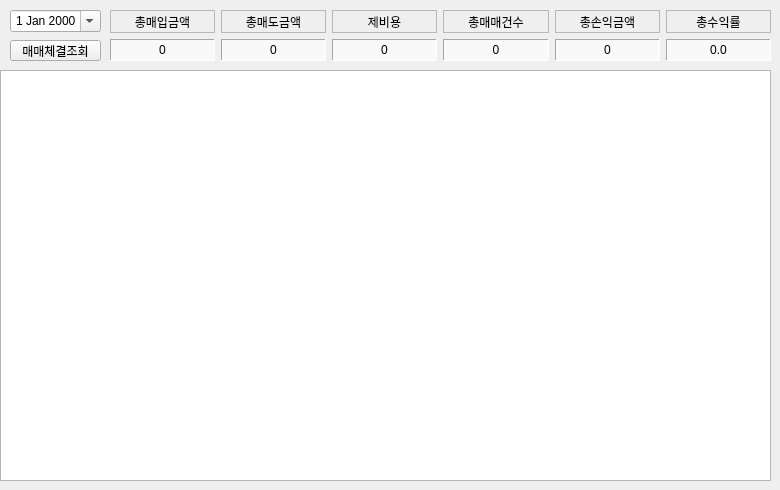
     <widget class="QWidget" name="tab_5">
      <attribute name="title">
       <string>체결</string>
      </attribute>
      <widget class="QWidget" name="gridLayoutWidget_4">
       <property name="geometry">
        <rect>
         <x>110</x>
         <y>10</y>
         <width>661</width>
         <height>51</height>
        </rect>
       </property>
       <layout class="QGridLayout" name="gridLayout_4">
        <item row="0" column="0">
         <widget class="QLabel" name="label_80">
          <property name="autoFillBackground">
           <bool>true</bool>
          </property>
          <property name="frameShape">
           <enum>QFrame::StyledPanel</enum>
          </property>
          <property name="frameShadow">
           <enum>QFrame::Plain</enum>
          </property>
          <property name="text">
           <string>총매입금액</string>
          </property>
          <property name="alignment">
           <set>Qt::AlignCenter</set>
          </property>
         </widget>
        </item>
        <item row="0" column="2">
         <widget class="QLabel" name="label_81">
          <property name="autoFillBackground">
           <bool>true</bool>
          </property>
          <property name="frameShape">
           <enum>QFrame::StyledPanel</enum>
          </property>
          <property name="frameShadow">
           <enum>QFrame::Plain</enum>
          </property>
          <property name="text">
           <string>제비용</string>
          </property>
          <property name="alignment">
           <set>Qt::AlignCenter</set>
          </property>
         </widget>
        </item>
        <item row="1" column="3">
         <widget class="QLabel" name="lblConcCount">
          <property name="autoFillBackground">
           <bool>false</bool>
          </property>
          <property name="styleSheet">
           <string notr="true">background-color:#F9F9F9</string>
          </property>
          <property name="frameShape">
           <enum>QFrame::Panel</enum>
          </property>
          <property name="frameShadow">
           <enum>QFrame::Sunken</enum>
          </property>
          <property name="text">
           <string>0</string>
          </property>
          <property name="alignment">
           <set>Qt::AlignCenter</set>
          </property>
         </widget>
        </item>
        <item row="0" column="1">
         <widget class="QLabel" name="label_82">
          <property name="autoFillBackground">
           <bool>true</bool>
          </property>
          <property name="frameShape">
           <enum>QFrame::StyledPanel</enum>
          </property>
          <property name="frameShadow">
           <enum>QFrame::Plain</enum>
          </property>
          <property name="text">
           <string>총매도금액</string>
          </property>
          <property name="alignment">
           <set>Qt::AlignCenter</set>
          </property>
         </widget>
        </item>
        <item row="1" column="4">
         <widget class="QLabel" name="lblConcProfit">
          <property name="autoFillBackground">
           <bool>false</bool>
          </property>
          <property name="styleSheet">
           <string notr="true">background-color:#F9F9F9</string>
          </property>
          <property name="frameShape">
           <enum>QFrame::Panel</enum>
          </property>
          <property name="frameShadow">
           <enum>QFrame::Sunken</enum>
          </property>
          <property name="text">
           <string>0</string>
          </property>
          <property name="alignment">
           <set>Qt::AlignCenter</set>
          </property>
         </widget>
        </item>
        <item row="1" column="1">
         <widget class="QLabel" name="lblConcSell">
          <property name="autoFillBackground">
           <bool>false</bool>
          </property>
          <property name="styleSheet">
           <string notr="true">background-color:#F9F9F9</string>
          </property>
          <property name="frameShape">
           <enum>QFrame::Panel</enum>
          </property>
          <property name="frameShadow">
           <enum>QFrame::Sunken</enum>
          </property>
          <property name="text">
           <string>0</string>
          </property>
          <property name="alignment">
           <set>Qt::AlignCenter</set>
          </property>
         </widget>
        </item>
        <item row="0" column="4">
         <widget class="QLabel" name="label_83">
          <property name="autoFillBackground">
           <bool>true</bool>
          </property>
          <property name="frameShape">
           <enum>QFrame::StyledPanel</enum>
          </property>
          <property name="frameShadow">
           <enum>QFrame::Plain</enum>
          </property>
          <property name="text">
           <string>총손익금액</string>
          </property>
          <property name="alignment">
           <set>Qt::AlignCenter</set>
          </property>
         </widget>
        </item>
        <item row="0" column="3">
         <widget class="QLabel" name="label_84">
          <property name="autoFillBackground">
           <bool>true</bool>
          </property>
          <property name="frameShape">
           <enum>QFrame::StyledPanel</enum>
          </property>
          <property name="frameShadow">
           <enum>QFrame::Plain</enum>
          </property>
          <property name="text">
           <string>총매매건수</string>
          </property>
          <property name="alignment">
           <set>Qt::AlignCenter</set>
          </property>
         </widget>
        </item>
        <item row="1" column="2">
         <widget class="QLabel" name="lblConcFee">
          <property name="autoFillBackground">
           <bool>false</bool>
          </property>
          <property name="styleSheet">
           <string notr="true">background-color:#F9F9F9</string>
          </property>
          <property name="frameShape">
           <enum>QFrame::Panel</enum>
          </property>
          <property name="frameShadow">
           <enum>QFrame::Sunken</enum>
          </property>
          <property name="text">
           <string>0</string>
          </property>
          <property name="alignment">
           <set>Qt::AlignCenter</set>
          </property>
         </widget>
        </item>
        <item row="1" column="0">
         <widget class="QLabel" name="lblConcBuy">
          <property name="autoFillBackground">
           <bool>false</bool>
          </property>
          <property name="styleSheet">
           <string notr="true">background-color:#F9F9F9</string>
          </property>
          <property name="frameShape">
           <enum>QFrame::Panel</enum>
          </property>
          <property name="frameShadow">
           <enum>QFrame::Sunken</enum>
          </property>
          <property name="text">
           <string>0</string>
          </property>
          <property name="alignment">
           <set>Qt::AlignCenter</set>
          </property>
         </widget>
        </item>
        <item row="0" column="5">
         <widget class="QLabel" name="label_85">
          <property name="autoFillBackground">
           <bool>true</bool>
          </property>
          <property name="frameShape">
           <enum>QFrame::StyledPanel</enum>
          </property>
          <property name="frameShadow">
           <enum>QFrame::Plain</enum>
          </property>
          <property name="text">
           <string>총수익률</string>
          </property>
          <property name="alignment">
           <set>Qt::AlignCenter</set>
          </property>
         </widget>
        </item>
        <item row="1" column="5">
         <widget class="QLabel" name="lblConcProfitRate">
          <property name="autoFillBackground">
           <bool>false</bool>
          </property>
          <property name="styleSheet">
           <string notr="true">background-color:#F9F9F9</string>
          </property>
          <property name="frameShape">
           <enum>QFrame::Panel</enum>
          </property>
          <property name="frameShadow">
           <enum>QFrame::Sunken</enum>
          </property>
          <property name="text">
           <string>0.0</string>
          </property>
          <property name="alignment">
           <set>Qt::AlignCenter</set>
          </property>
         </widget>
        </item>
       </layout>
      </widget>
      <widget class="QDateEdit" name="dtConclusion">
       <property name="geometry">
        <rect>
         <x>10</x>
         <y>10</y>
         <width>91</width>
         <height>22</height>
        </rect>
       </property>
       <property name="alignment">
        <set>Qt::AlignCenter</set>
       </property>
       <property name="calendarPopup">
        <bool>true</bool>
       </property>
      </widget>
      <widget class="QPushButton" name="btnLoadConclusion">
       <property name="geometry">
        <rect>
         <x>10</x>
         <y>40</y>
         <width>91</width>
         <height>21</height>
        </rect>
       </property>
       <property name="text">
        <string>매매체결조회</string>
       </property>
      </widget>
      <widget class="QTableWidget" name="tblConclusion">
       <property name="geometry">
        <rect>
         <x>0</x>
         <y>70</y>
         <width>771</width>
         <height>411</height>
        </rect>
       </property>
       <property name="sizeAdjustPolicy">
        <enum>QAbstractScrollArea::AdjustToContents</enum>
       </property>
       <property name="editTriggers">
        <set>QAbstractItemView::NoEditTriggers</set>
       </property>
      </widget>
     </widget>
